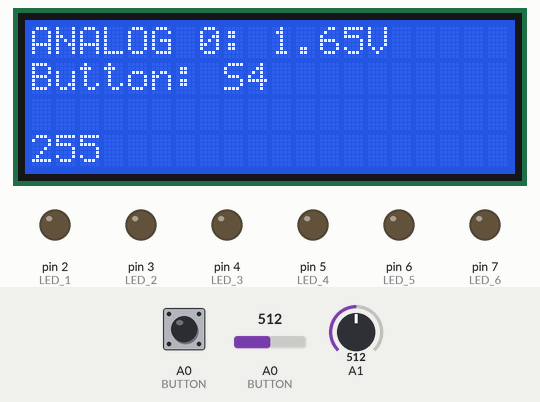
A sketch run on a simulated Arduino Uno, built with avr-gcc and run on an emulated ATmega328P. Parts: 20×4 character LCD, output pins drawn as LEDs (lit = HIGH). The inputs (shaded band) are chosen by the test bench; at power-on: A0 (BUTTON) = 512, A1 = 512, A0 (BUTTON) LOW.

Above: at 1.2 s.
1.3 s: A0 (BUTTON) set to 490
At 2.1 s:
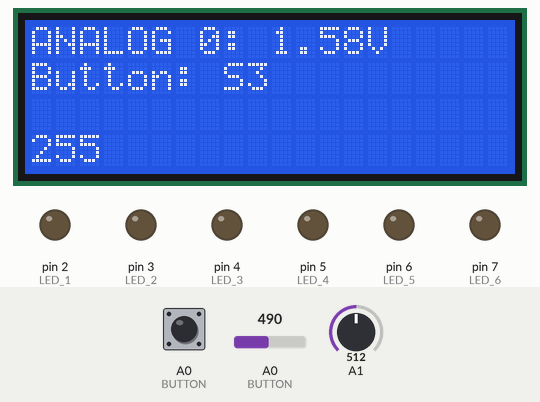
2.8 s: A1 set to 490
At 4.0 s:
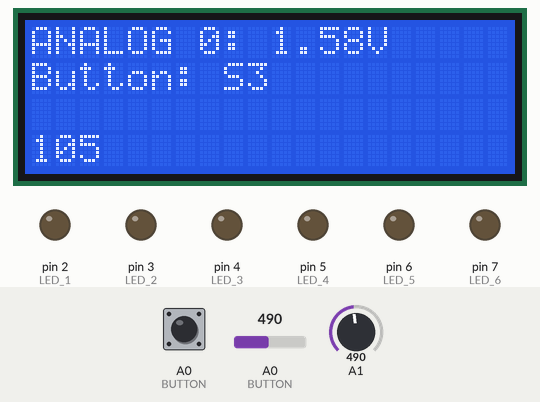
4.4 s: A0 (BUTTON) set to 510
At 4.8 s:
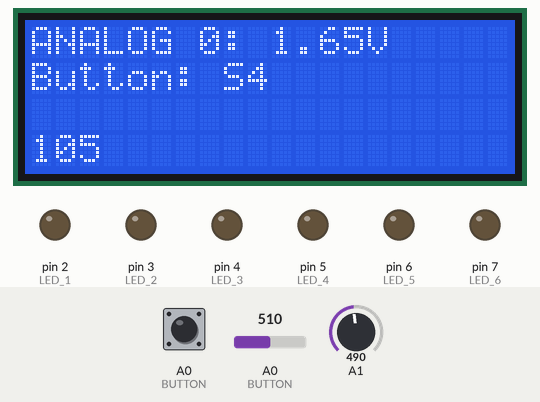
5.9 s: A1 set to 510
At 6.9 s:
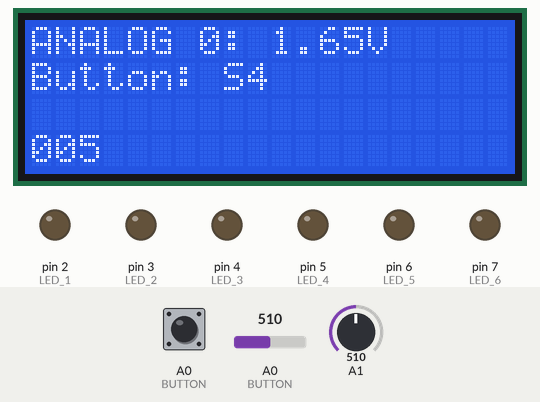
7.6 s: A0 (BUTTON) set to 306
At 8.8 s:
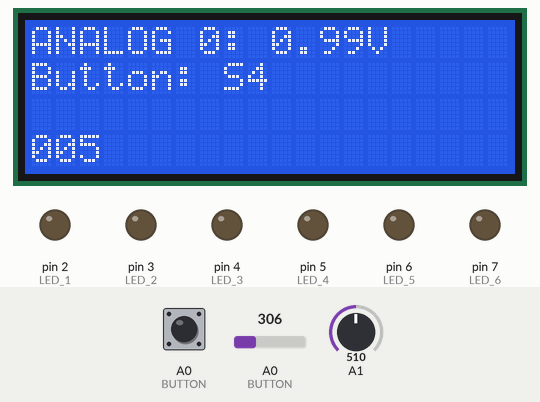
9.1 s: A1 set to 306
Timing chart, 0 to 11.7 s (numbered marks = the images above; inputs shaded):
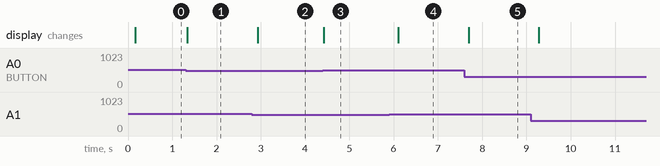

Measured:
- after the input at 1.3 s, the display: changes at once (image 1)
- after the input at 2.8 s, the display: changes after 0.13 s (image 2)
- after the input at 4.4 s, the display: changes at once (image 3)
- after the input at 5.9 s, the display: changes after 0.20 s (image 4)
- after the input at 7.6 s, the display: changes after 0.09 s (image 5)

The sketch:

aufgabe_2-7.ino
```cpp
#include <LiquidCrystal.h>

// LCD Connection
#define R_S 8
#define E   9
#define DB4 10
#define DB5 11
#define DB6 12
#define DB7 13

// LCD Defines
#define NUM_CHAR 20
#define NUM_LINES 4

//variables for serial communication
#define SERIAL_COMSPEED 9600
#define SERIAL_DELAY_MS 1000

// Define the LCD screen
LiquidCrystal lcd(R_S, E, DB4, DB5, DB6, DB7);

//LED & BUTTON Connection
#define LED_1 2
#define LED_2 3
#define LED_3 4
#define LED_4 5
#define LED_5 6
#define LED_6 7
#define BUTTON A0

// Global variables
#define REFERENCE_VOLTAGE 3.3

int lastState = LOW;
int currentState;
int pressed;

const int lst[6] = { 2, 3, 4, 5, 6, 7 };
const String lst_color[6] = {"gruen", "gruen", "gelb ", "gelb ", "rot  ", "rot  "};
int button_counter = 0;
String aktuelle_Farbe;

//Timervariablen für Button-Press
unsigned long startTime = 0;
unsigned long currentTime = 0;
int duration = 100;

//Timervariablen für Blinkfrequenz
unsigned long startTime2 = 0;
int LED_status = HIGH;


void setup() {
  pinMode(LED_1, OUTPUT);
  pinMode(LED_2, OUTPUT);
  pinMode(LED_3, OUTPUT);
  pinMode(LED_4, OUTPUT);
  pinMode(LED_5, OUTPUT);
  pinMode(LED_6, OUTPUT);
  pinMode(BUTTON, INPUT);
  // LCD has 4 lines with 20 chars
  lcd.begin(NUM_CHAR, NUM_LINES);
}


void loop() {

  //hier ist das Map von dem Potientometerwerten auf die gewünschte Frequenz... Bin mir aber auch nicht ganz sicher
  byte duration2 = map(analogRead(A1), 0, 1023, 500, 10);
  // Read both digital and analog value of current Button
  currentState = digitalRead(BUTTON);
  int currentState2 = analogRead(BUTTON);

  // Switch LED Color with Button S1
  if (currentState != lastState){
    currentTime = millis();
  }
  if ((millis() - currentTime) > duration){
    if (currentState != pressed){
      pressed = currentState;
      if (pressed == LOW) {
        //Now we only switch colors, if S1 was pressed, specifically.
        if (currentState2 <= 50 && currentState2 >= 0){
          digitalWrite(lst[button_counter], LED_status);
          aktuelle_Farbe = lst_color[button_counter];
          for (int i = 0; i < 6; i++){
            if (i == button_counter){
            continue;
          }
          digitalWrite(lst[i], LOW);
        }
        button_counter++;
        button_counter %= 6;
        }
      }
    }
  }
  lastState = currentState;

  // Print everything on LCD
  lcd.setCursor(0, 0);
  lcd.print("ANALOG 0: ");
  float value = analogRead(BUTTON)*REFERENCE_VOLTAGE/1023.00;
  lcd.print(value);
  lcd.print("V");

  lcd.setCursor(0,1);
  lcd.print("Button: ");

  if (analogRead(BUTTON) <= 50 && analogRead(BUTTON) >= 0){
    lcd.print("S1");
    //Serial.println("Button: S1");
  }
  if (analogRead(BUTTON) <= 1023 && analogRead(BUTTON) >= 1000){
    lcd.print("S-");
  }
  if (analogRead(BUTTON) <= 250 && analogRead(BUTTON) >= 230){
    lcd.print("S2");
    //Serial.println("Button: S2");
  }
  if (analogRead(BUTTON) <= 500 && analogRead(BUTTON) >= 310){
    lcd.print("S3");
    //Serial.println("Button: S3");
  }
  if (analogRead(BUTTON) <= 700 && analogRead(BUTTON) >= 510){
    lcd.print("S4");
    //Serial.println("Button: S4");
  }
  if (analogRead(BUTTON) <= 900 && analogRead(BUTTON) >= 710){
    lcd.print("S5");
    //Serial.println("Button: S5");
  }

  //delay(SERIAL_DELAY_MS);
  // NOTE: If you update only parts of the screen, don't use lcd.clear.
  // Set the cursor to the line and column to be updated and override existing chars.
  delay(100);
  lcd.setCursor(0,2);
  lcd.print(aktuelle_Farbe);

  lcd.setCursor(0,3);
  lcd.print(duration2);
}
```
